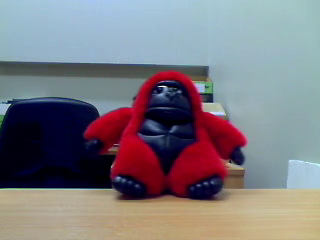
#> input picture frame 25 of king.avi, 320 x 240 px
$ jupyter execute --allow-errors avi.ipynb
#> lines starting #> are read from the running program, lines starting #| are printed output that depends on the picture
# AVI 파일 구조

### RIFF 헤더 구조
|위치|이름|크기|의미|
|----|---|---|---|
|0x00|groupID|4|RIFF 파일임을 나타낸다|
|0x04|groupSize|4|헤더 8 바이트를 제외한 파일 크기|
|0x08|riffType|4|AVI 파일을 나타낸다. "AVI" 가 저장되어 있음|

### 청크 구조
|위치|이름|크기|의미|
|----|---|---|---|
|0x00|chunkID|4|어떤 종류의 청크인지 나타낸다|
|0x04|chunkSize|4|ID와 size 8바이트를 제외한 실제 저장된 데이터 크기|
|0x08|Data|n|실제 저장된 데이터|

### List 구조
|위치|이름|크기|의미|
|----|---|---|---|
|0x00|groupID|4|List임을 나타내는 문자열, "LIST"가 저장되어 있다|
|0x04|listSize|4|ID와 size 8바이트를 제외한 실제 저장된 데이터 크기|
|0x08|ListType|n|실제 저장된 데이터|
|0x0c|Data|n|실제 저장된 데이터, Chunk 또는 또 다른 list가 올수 있다|

## AVI (Audio Video InterLeave)
- 마이크로소프트사에서 만든 디지텇 비디오 파일 포맷
- 오디오와 비디오를 함께 포함할 수 있으며, 여러 개의 오디오 또는 비디오 스트림을 가질 수 있다.
- 압축하지 않은 비디오와 압축된 비디오 포맷 동시 지원
- RIFF 의 특별한 한 형태

## RIFF (Resource Interchange File Format, 리소스 교환 파일 형식)
- 마이크로소프트, IBM이 공동으로 개발한 멀티미디어 데이터를 저장하고 교환하기 위한 파일 형식
- WAV 오디오 파일과 AVI 비디오 파일에서 많이 사용됨

### RIFF 구조
- 데이터를 청크(chunk)라는 단위로 나누어 저장, 각각의 청크는 FOURCC(Four-character code)라는 4개의 문자로 이루어진 코드로 구분, 청크는 4바이트의 FOURCC 코드, 해당 청크의 크기를 나타내는 4바이트, 그리고 청크 데이터로 구성

[cell 1]
import struct

def parse_avi(file_path):
    with open(file_path, 'rb') as f:
        # RIFF 헤더 읽기
        riff_header = f.read(12)
        riff, file_size, avi = struct.unpack('<4sI4s', riff_header)

        if riff != b'RIFF' or avi != b'AVI ':
            raise ValueError("This is not a valid AVI file.")

        print(f"RIFF Header: {riff.decode('ascii')}, File Size: {file_size}, Format: {avi.decode('ascii')}")

        # 파일 끝까지 반복적으로 청크를 읽습니다.
        while f.tell() < file_size:
            # 청크 헤더 읽기 (청크 ID와 크기)
            chunk_header = f.read(8)
            if len(chunk_header) < 8:
                break
            chunk_id, chunk_size = struct.unpack('<4sI', chunk_header)

            print(f"Chunk ID: {chunk_id.decode('ascii')}, Chunk Size: {chunk_size}")

            # 청크의 시작 위치를 저장하고, 청크 데이터를 건너뜁니다.
            chunk_start = f.tell()

            if chunk_id == b'avih':
                # avih 섹션의 구조를 파싱합니다.
                avih_data = f.read(56)
                (dwMicroSecPerFrame, dwMaxBytesPerSec, dwPaddingGranularity, dwFlags,
                 dwTotalFrames, dwInitialFrames, dwStreams, dwSuggestedBufferSize,
                 dwWidth, dwHeight) = struct.unpack('<IIIIIIIIII', avih_data)

                print("Main AVI Header Information:")
                print(f"  Microseconds per frame: {dwMicroSecPerFrame}")
                print(f"  Max bytes per second: {dwMaxBytesPerSec}")
                print(f"  Total frames: {dwTotalFrames}")
                print(f"  Width: {dwWidth}, Height: {dwHeight}")
            else:
                # 청크 데이터를 건너뜁니다.
                f.seek(chunk_size, 1)

            # 청크 크기가 홀수면 패딩 바이트가 있으므로 1바이트 추가로 건너뜁니다.
            if chunk_size % 2 == 1:
                f.seek(1, 1)

            # 다음 청크로 이동
            f.seek(chunk_start + chunk_size)

avi_file_path = r'C:\Users\samsung\PycharmProjects\ComputerVision\king.avi'
parse_avi(avi_file_path)

### VFW(Video For Windows)
- 1

#### AVIFile 함수
- RIFF 구조를 바이트 단위로 읽어서 분석할 필요 없이 손쉽게 RIFF 파일을 처리할 수 있도록 도와줌
- 청크 단위로 AVI 파일을 분석하지 않고도 여러 개의 데이터 스트림 다루기 가능
##### 함수 기능
- AVIFileInit: VFW AVIFile 라이브러리를 초기화
- AVIFileOpen: AVI 파일을 열고, 파일 인터페이스에 대한 포인터를 받아오는 역할
- AVIFileGetStream: 열려있는 AVI 파일에서 스트림 인터페이스의 주소를 얻음
- AVIStreamGetFrameOpen: 비디오 스트림으로부터 압축되지 않은 비디오 프레임을 준비
- AVIStreamGetFrame: 특정 프레임의 영상을 DIB 구조로 얻어오기위해 사용
- AVIStreamGetFrameClose: 프레임 닫음
- AVIStreamRelease: 스트림을 닫고, 스트림과 관련된 모든 리소스 해제
- AVIFileRelease: AVI 파일을 닫고, 파일과 관련된 모든 리소스 해제
- AVIFileExit: VFW 라이브러리 종료

[cell 2]
# 파이썬에서는 VFW 대신 OpenCV로 avi 처리 가능

import cv2

class IppAvi:
    def __init__(self):
        self.cap = None
        self.frame_rate = 0
        self.total_frames = 0
        self.width = 0
        self.height = 0

    def open(self, file_path):
        self.cap = cv2.VideoCapture(file_path)
        if not self.cap.isOpened():
            return False
        self.frame_rate = int(self.cap.get(cv2.CAP_PROP_FPS))
        self.total_frames = int(self.cap.get(cv2.CAP_PROP_FRAME_COUNT))
        self.width = int(self.cap.get(cv2.CAP_PROP_FRAME_WIDTH))
        self.height = int(self.cap.get(cv2.CAP_PROP_FRAME_HEIGHT))
        return True

    def close(self):
        if self.cap:
            self.cap.release()
            self.cap = None

    def draw_frame(self, n_frame, dx=0, dy=0, dw=None, dh=None):
#> called with n_frame = 25, dx = 0, dy = 0
        if self.cap is None:
            print("Video is not opened.")
            return

        self.cap.set(cv2.CAP_PROP_POS_FRAMES, n_frame)
        ret, frame = self.cap.read()
#> frame is the input picture: shape (240, 320, 3); mean B, G, R 128.4, 121.8, 126.4
        if not ret:
            print(f"Failed to retrieve frame {n_frame}")
            return

        if dw is not None and dh is not None:
            frame = cv2.resize(frame, (dw, dh))

        cv2.imshow(f"Frame {n_frame}", frame)
        cv2.waitKey(0)
        cv2.destroyAllWindows()

    def get_frame(self, n_frame):
        if self.cap is None:
            print("Video is not opened.")
            return None

        self.cap.set(cv2.CAP_PROP_POS_FRAMES, n_frame)
        ret, frame = self.cap.read()
        if not ret:
            print(f"Failed to retrieve frame {n_frame}")
            return None

        return frame

    def get_frame_rate(self):
        return self.frame_rate

    def get_total_frame(self):
        return self.total_frames

    def get_height(self):
        return self.height

    def get_width(self):
        return self.width

    def is_valid(self):
        return self.cap is not None

    # 특정 프레임을 파일로 저장
    def save_frame(self, n_frame, file_path):
        frame = self.get_frame(n_frame)
        if frame is not None:
            cv2.imwrite(file_path, frame)
            print(f"Saved frame {n_frame} to {file_path}")


avi = IppAvi()
avi_file_path = r'C:\Users\samsung\PycharmProjects\ComputerVision\king.avi'
# AVI 파일 열기
if avi.open(avi_file_path):
    print(f"Frame Rate: {avi.get_frame_rate()} fps")
    print(f"Total Frames: {avi.get_total_frame()}")
    print(f"Resolution: {avi.get_width()}x{avi.get_height()}")

    # 특정 프레임 표시
    avi.draw_frame(25)

    avi.save_frame(25, "frame25.png")
    avi.save_frame(24, "frame24.png")
#> call 2 of get_frame, with n_frame = 24
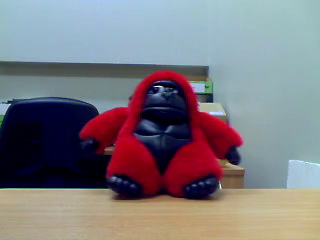
#> input picture frame 24 of king.avi, 320 x 240 px
#> in get_frame, frame is the input picture: shape (240, 320, 3); mean B, G, R 128.5, 122.4, 126.6
    avi.save_frame(26, "frame26.png")
#> call 3 of get_frame, with n_frame = 26
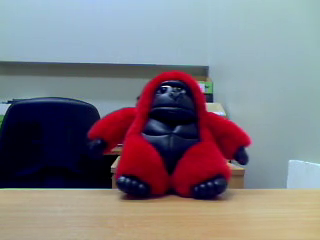
#> input picture frame 26 of king.avi, 320 x 240 px
#> in get_frame, frame is the input picture: shape (240, 320, 3); mean B, G, R 128.1, 121.4, 125.9

    # AVI 파일 닫기
    avi.close()
else:
    print("Failed to open AVI file.")

$ run again, starting later in the video
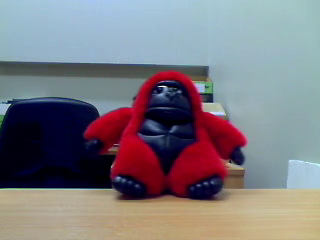
#> input picture frame 25 of king.avi, 320 x 240 px
#> in draw_frame, frame is the input picture: shape (240, 320, 3); mean B, G, R 128.4, 121.8, 126.4
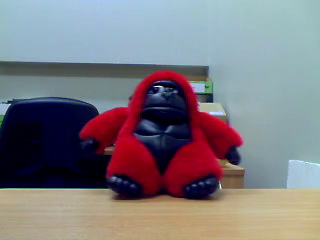
#> input picture frame 24 of king.avi, 320 x 240 px
#> in get_frame, frame is the input picture: shape (240, 320, 3); mean B, G, R 128.5, 122.4, 126.6
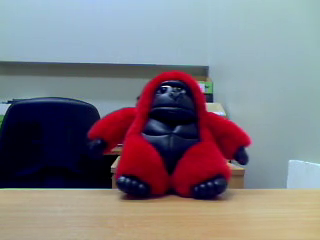
#> input picture frame 26 of king.avi, 320 x 240 px
#> in get_frame, frame is the input picture: shape (240, 320, 3); mean B, G, R 128.1, 121.4, 125.9

$ run again, starting later in the video
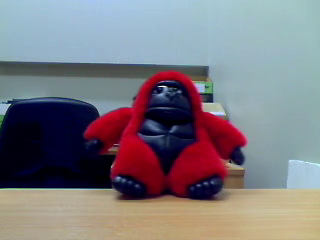
#> input picture frame 25 of king.avi, 320 x 240 px
#> in draw_frame, frame is the input picture: shape (240, 320, 3); mean B, G, R 128.4, 121.8, 126.4
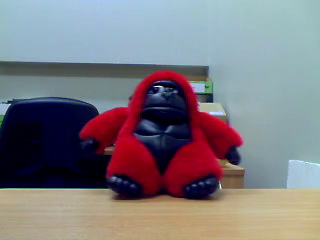
#> input picture frame 24 of king.avi, 320 x 240 px
#> in get_frame, frame is the input picture: shape (240, 320, 3); mean B, G, R 128.5, 122.4, 126.6
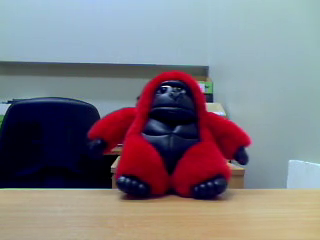
#> input picture frame 26 of king.avi, 320 x 240 px
#> in get_frame, frame is the input picture: shape (240, 320, 3); mean B, G, R 128.1, 121.4, 125.9
